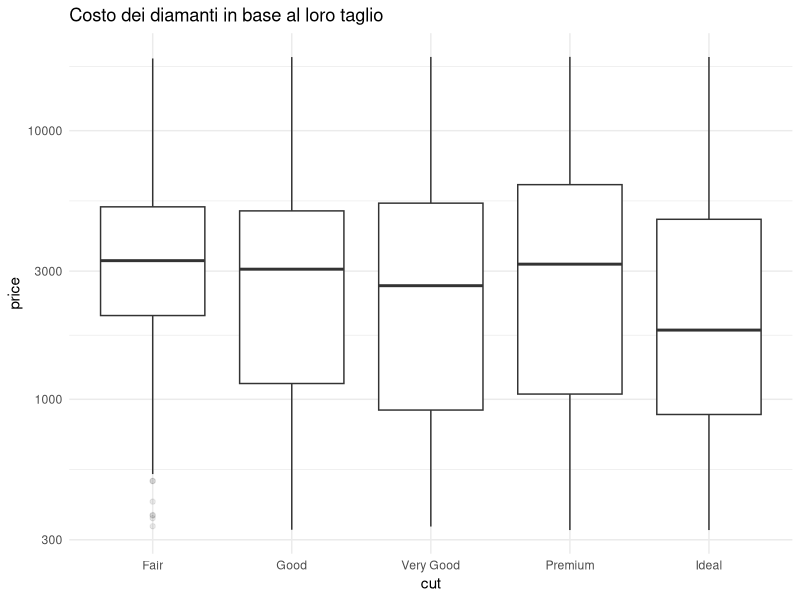
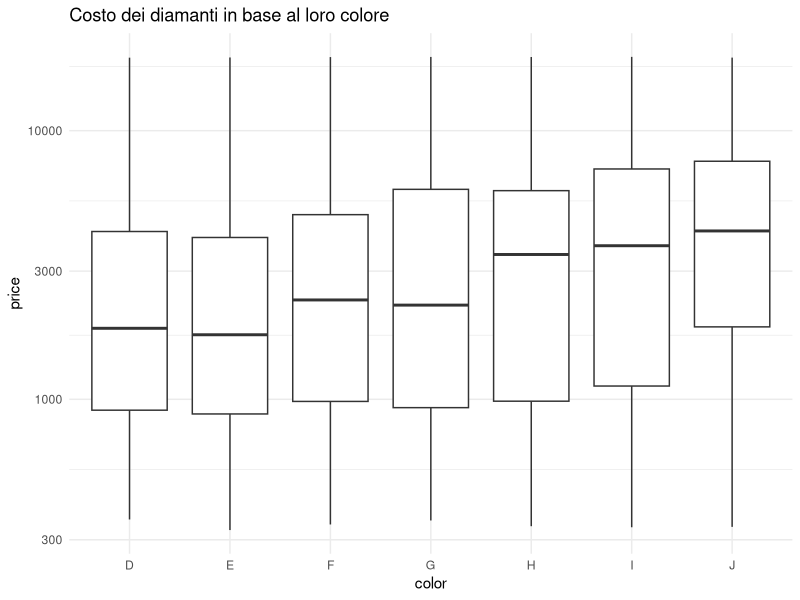
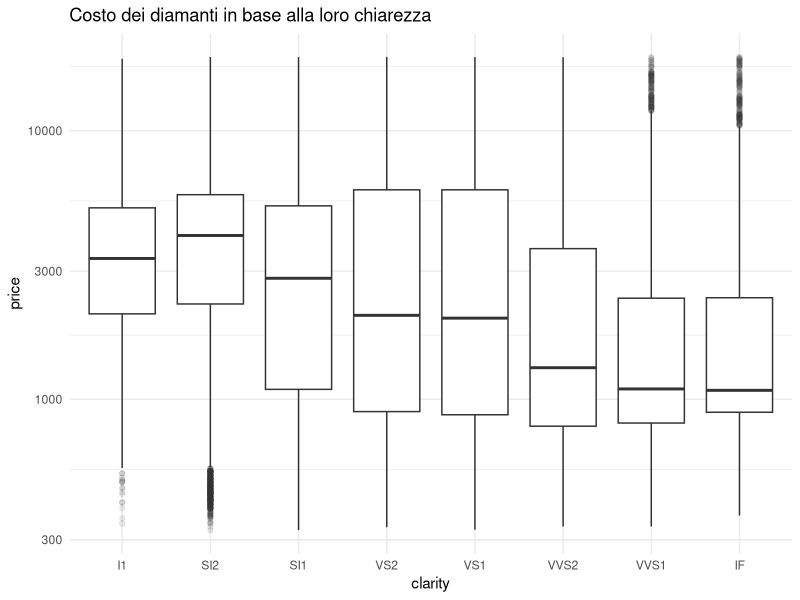
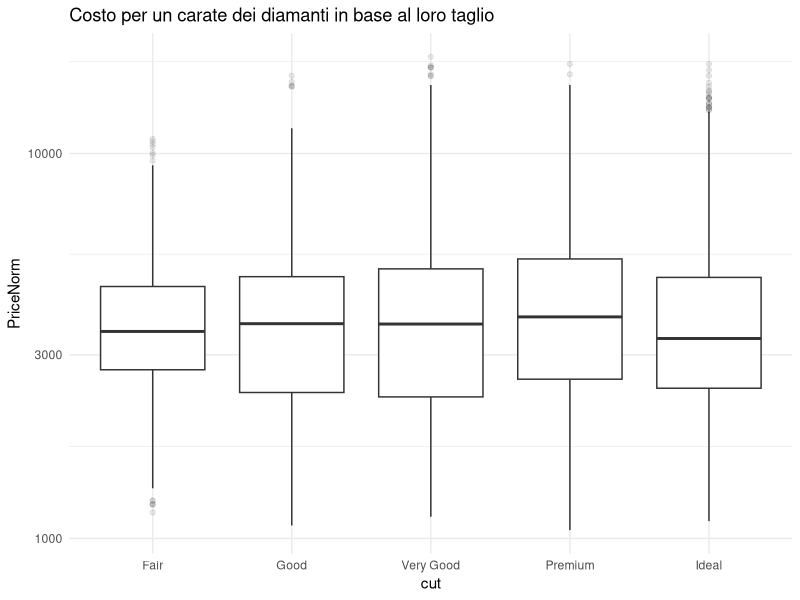
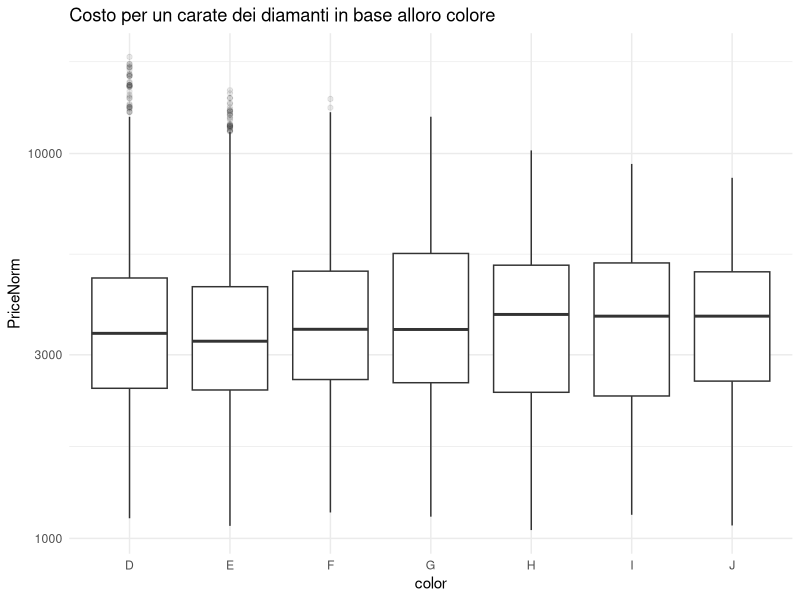
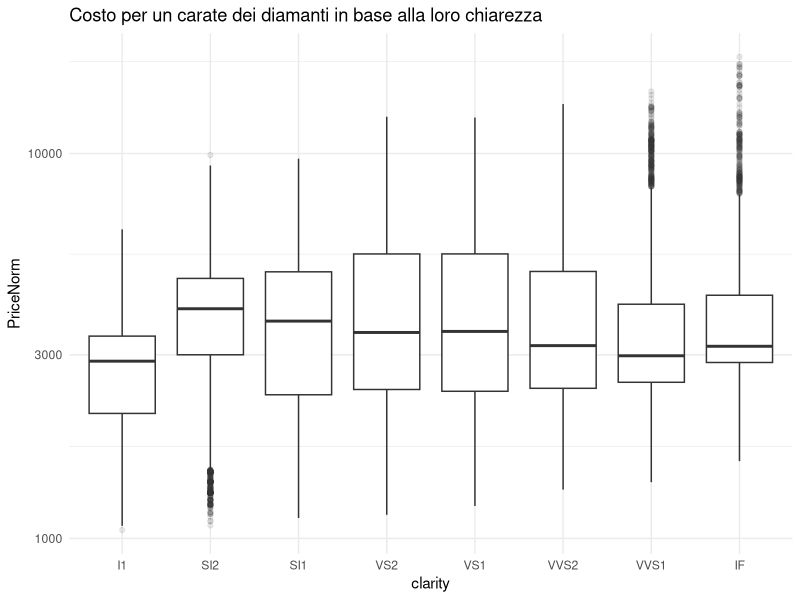
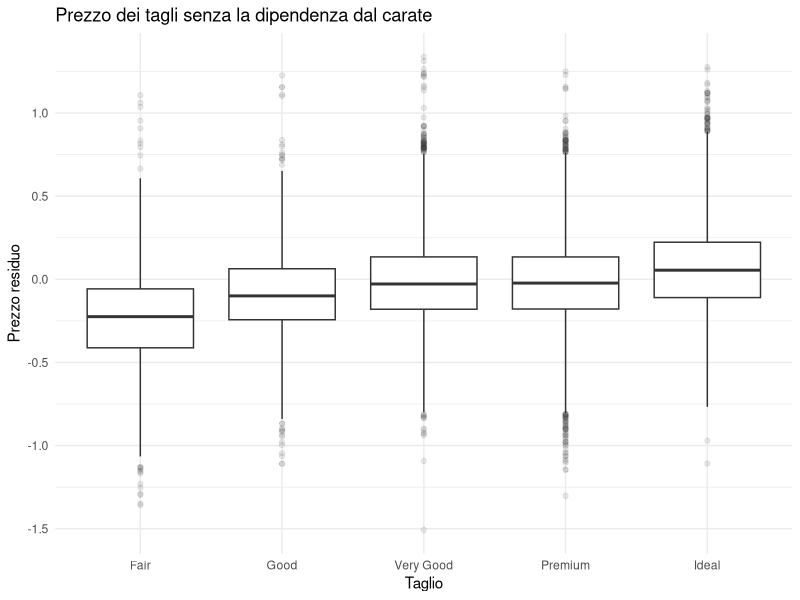
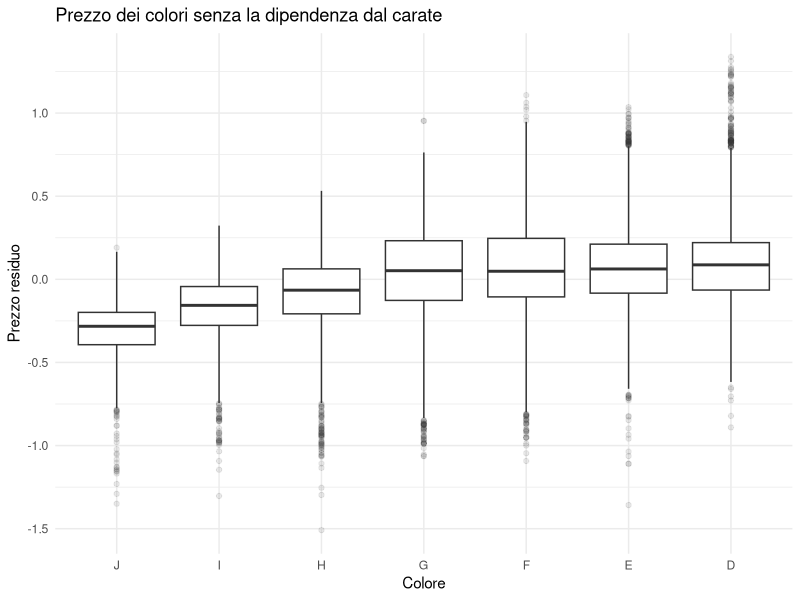

Generate these figures, in order, with R:
## ---- chunk 1
knitr::opts_chunk$set(echo = TRUE, cache=TRUE, message =FALSE)
## ---- chunk 2
library(ggplot2)
library(dplyr)
library(tibble)

diamonds_df <- ggplot2::diamonds |>
  select(-x,-y, -z)
diamonds_df
## ---- chunk 3
plot_cut <- diamonds_df |>
  ggplot(aes(x = cut, y = price)) +
  geom_boxplot( outlier.alpha = 0.1) +
  labs(title = "Costo dei diamanti in base al loro taglio") + 
  scale_y_log10() +
  theme_minimal()
## ---- chunk 4
plot_color <- diamonds_df |>
  ggplot(aes(x = color, y = price)) +
  geom_boxplot( outlier.alpha = 0.1) +
  labs(title = "Costo dei diamanti in base al loro colore") + 
  scale_y_log10() +
  theme_minimal()

## ---- chunk 5
plot_clarity <- diamonds_df |>
  ggplot(aes(x = clarity, y = price)) +
  geom_boxplot( outlier.alpha = 0.1) +
  labs(title = "Costo dei diamanti in base alla loro chiarezza") + 
  scale_y_log10() +
  theme_minimal()

## ---- chunk 6
plot_cut
plot_color
plot_clarity
## ---- chunk 7
diamonds_normalizated <- diamonds_df |>
  mutate(PriceNorm = price/carat)
diamonds_normalizated
## ---- chunk 8
table_cut <- diamonds_df |>
  mutate(price_norm = price / carat) |>
  group_by(cut) |>
  summarise(
    mean_price = mean(price),
    mean_price_norm = mean(price_norm),
    max_price = max(price),
    max_price_norm = max(price_norm),
    min_price = min(price),
    min_price_norm = min(price_norm)
  )
## ---- chunk 9
table_color <- diamonds_df |>
  mutate(price_norm = price / carat) |>
  group_by(color) |>
  summarise(
    mean_price = mean(price),
    mean_price_norm = mean(price_norm),
    max_price = max(price),
    max_price_norm = max(price_norm),
    min_price = min(price),
    min_price_norm = min(price_norm)
  )
## ---- chunk 10
table_clarity <- diamonds_df |>
  mutate(price_norm = price / carat) |>
  group_by(clarity) |> 
  summarise(
    mean_price = mean(price),
    mean_price_norm = mean(price_norm),
    max_price = max(price),
    max_price_norm = max(price_norm),
    min_price = min(price),
    min_price_norm = min(price_norm)
  )
## ---- chunk 11
table_cut
table_color
table_clarity
## ---- chunk 12
plot_cut_norm <- diamonds_normalizated |>
  ggplot(aes(x = cut, y = PriceNorm)) +
  geom_boxplot( outlier.alpha = 0.1) +
  labs(title = "Costo per un carate dei diamanti in base al loro taglio") + 
  scale_y_log10() +
  theme_minimal()

plot_color_norm <- diamonds_normalizated |>
  ggplot(aes(x = color, y = PriceNorm)) +
  geom_boxplot( outlier.alpha = 0.1) +
  labs(title = "Costo per un carate dei diamanti in base alloro colore") +
  scale_y_log10() +
  theme_minimal()

plot_clarity_norm <- diamonds_normalizated |>
  ggplot(aes(x = clarity, y = PriceNorm)) +
  geom_boxplot( outlier.alpha = 0.1) +
  labs(title = "Costo per un carate dei diamanti in base alla loro chiarezza") + 
  scale_y_log10() +
  theme_minimal()
## ---- chunk 13
plot_cut_norm
plot_color_norm
plot_clarity_norm
## ---- chunk 14
# Impostazione dei fattori dal peggiore al migliore
diamonds_normalizated <- diamonds_normalizated %>%
  mutate(
    cut       = factor(cut, levels = c("Fair", "Good", "Very Good", "Premium", "Ideal")),
    color     = factor(color, levels = c("J", "I", "H", "G", "F", "E", "D")),
    clarity   = factor(clarity, levels = c("I1", "SI2", "SI1", "VS2", "VS1", "VVS2", "VVS1", "IF"))
  )

# Stima del modello multiplo comprendente anche i carati
modello_multiplo <- lm(log(price) ~ log(carat) + cut + color + clarity, data = diamonds_normalizated)

# Tabella finale dei coefficienti
summary(modello_multiplo)
## ---- chunk 15
# Modello log-log per isolare l'effetto dei carati dal prezzo
modello_carat_effect <- lm(log(price) ~ log(carat), data = diamonds_normalizated)

# Aggiunta dei residui al dataset
diamonds_normalizated <- diamonds_normalizated %>%
  mutate(price_residuals = residuals(modello_carat_effect))

diamonds_normalizated
## ---- chunk 16
# Boxplot per Cut
plot_cut <- diamonds_normalizated |>
  ggplot(aes(x = cut, y = price_residuals)) +
  geom_boxplot(coef = 2, outlier.alpha = 0.1) +
  labs(title = "Prezzo dei tagli senza la dipendenza dal carate", 
       x = "Taglio", 
       y = "Prezzo residuo"
  ) +
  theme_minimal() +
  theme(legend.position = "none")

# Boxplot per Color
plot_color <- ggplot(diamonds_normalizated, aes(x = color, y = price_residuals)) +
  geom_boxplot(coef = 2, outlier.alpha = 0.1) +
  labs(title = "Prezzo dei colori senza la dipendenza dal carate", 
       x = "Colore", 
       y = "Prezzo residuo"
  ) +
  theme_minimal() +
  theme(legend.position = "none")

# Boxplot per Clarity
plot_clarity <- ggplot(diamonds_normalizated, aes(x = clarity, y = price_residuals)) +
  geom_boxplot(coef = 2, outlier.alpha = 0.1) +
  labs(title = "Prezzo delle chiarezze senza la dipendenza dal carate", 
       x = "Chiarezza", 
       y = "Prezzo Residuo"
  ) +
  theme_minimal() +
  theme(legend.position = "none")

plot_cut
plot_color
plot_clarity
